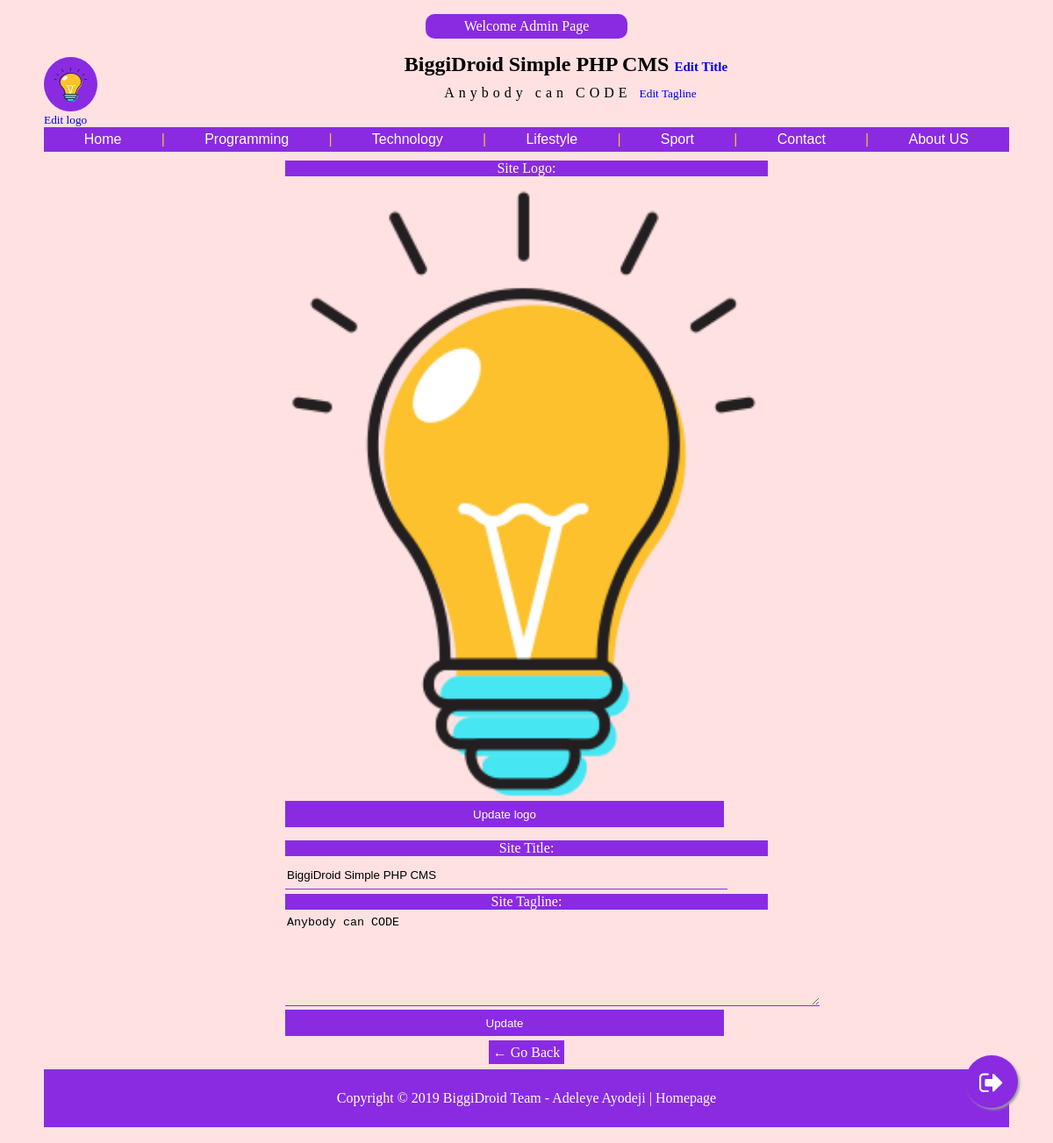
Screenshot of /admin/editsite.php?id=1 (signed in) with the database file from the repository.
### tables this page shows
CREATE TABLE `sitedetails` (
  `id` int(11) NOT NULL,
  `sitelogo` mediumtext,
  `sitetitle` mediumtext,
  `sitetagline` mediumtext
);

CREATE TABLE `post` (
  `id` int(11) NOT NULL,
  `search` varchar(10000) DEFAULT NULL,
  `category` longtext,
  `title` longtext,
  `text` longtext,
  `image` longtext,
  `date` varchar(10000) DEFAULT NULL
);

### admin/editsite.php (the view, shortened to what this page needs)
<?php
include 'include/header.php';
if (isset($_SESSION["admin"])) {
			$id = $_GET['id'];
			$query = mysqli_query($con, "SELECT * FROM sitedetails WHERE id='$id' ");
			$row = mysqli_fetch_assoc($query);
}else{
	header("location: login.php");
}
?>
	<form method="post" action="" enctype="multipart/form-data">
					<label>
                           <div style="margin: 0px;padding: 0px;">
                             <p>Site Logo:</p>
                            <img id="image" style="width: 100%;height: auto;cursor: pointer;margin-left:0px;" class="ui centered large image" src="../image/<?php echo $row["sitelogo"] ?>"/>
                          </div>
      		          </label>
      		          <input type="submit" name="updatelogo" value="Update logo">
     </form>
	<form method="post" action="">
					<p>Site Title:</p>
				    <input type="text" name="title" placeholder="Enter your title" value="<?php echo $row["sitetitle"] ?>">
      		          <p>Site Tagline:</p>
      		          <textarea name="text"><?php echo $row["sitetagline"] ?></textarea>
			<input type="submit" name="update" value="Update">
			<center style="margin-top: 5px;">
				<a style="font-family: calibri; background: blueviolet;padding: 5px;color: white;text-decoration: none;" href="javascript:history.go(-1)">&larr; Go Back</a>
			</center>
	</form>
<?php include 'include/footer.php'; ?>

### admin/include/header.php (shortened to what this page needs)
<?php session_start();
include '../include/db.php';
	$query = mysqli_query($con, "SELECT * FROM sitedetails");
	$row = mysqli_fetch_assoc($query);
?>
<!DOCTYPE html>
<html>
<head>
	<link rel="stylesheet" type="text/css" href="../css/style.css">
	<link rel="stylesheet" type="text/css" href="../css/font-awesome.css">
</head>
<body>
<div class="container">
		<?php if (isset($_SESSION["admin"])) { ?><p class="linktag"><a href="index.php">
	Welcome <?php echo $_SESSION["user"]; ?> </a></p><?php
}; ?>
	<div class="header">
		<div class="logo">
			<a href="../index.php"><img align="center" class="sitelogo" src="../image/<?php echo $row["sitelogo"] ?>"></a>
			<?php if (isset($_SESSION["admin"])) {
				echo "" ?>
				<br><small style="font-family: calibri;text-align: center;"><a href="editsite.php?id=<?php echo $row['id'] ?>">Edit logo</a></small>
				<?php
			"";} ?>
		</div>
		<div class="mainhead">
			<h2><?php echo $row["sitetitle"] ?>
				<?php if (isset($_SESSION["admin"])) {
				echo "" ?>
				<small style="font-family: calibri;text-align: center;font-size: 15px;"><a href="editsite.php?id=<?php echo $row['id'] ?>">Edit Title</a></small>
				<?php
			"";} ?>
			</h2>
			<span class="sitetagline"><?php echo $row["sitetagline"] ?>
				<?php if (isset($_SESSION["admin"])) {
				echo "" ?>
				<small style="font-family: calibri;letter-spacing: normal;"><a href="editsite.php?id=<?php echo $row['id'] ?>">Edit Tagline</a></small>
				<?php
			"";} ?>
			</span>
		</div>
		<br>
		<nav>
			<a href="#">Home</a> |
		<?php
		$query = mysqli_query($con, "SELECT * FROM post ORDER BY id ASC LIMIT 4");
		while ($row = mysqli_fetch_assoc($query)) {
			?>
			<a href="../include/category.php?category=<?php echo $row['category'] ?>"><?php echo $row["category"]; ?></a> |
			<?php
		} ?>
			<a href="#">Contact</a> |
			<a href="#">About US</a>
		</nav>
	</div>

### css/style.css (style rules this page uses)
body { font-family: arial; background: #ffe1e1; }
.container { margin-left: auto; margin-right: auto; width: 1100px; background: #ffe1e1; padding: 10px; padding-top: 0px; margin-top: 0px; }
.logo { width: 100px; float: left; }
.mainhead { text-align: center; }
.mainhead h2 { margin: 10px; font-family: cursive; }
.linktag { background: blueviolet; color: white; text-align: center; width: 20%; margin-right: auto; margin-left: auto; padding: 5px; border-radius: 10px; }
nav { display: inline-block; background: blueviolet; padding: 5px; color: #fcc12d; }
nav a { margin-right: 20px; margin-left: 20px; color: white; text-decoration: none; padding: 20.8px; }
form p { padding: 0px; margin: 0px; margin-bottom: 5px; background: blueviolet; color: white; text-align: center; }
form { font-family: calibri; }
form input { width: 500px; margin-bottom: 5px; }
form input[type="text"] { border: none; border-bottom: 1px solid blueviolet; outline: none; background: transparent; }
form input[type="submit"] { background: blueviolet; outline: none; border: none; color: white; padding: 5px; width: 500px; }
textarea { outline: none; border: 1px solid blueviolet; background: transparent; }
p { font-family: calibri; }
h2 { font-family: calibri; }
img { background-position: center top !important; }
.sitetagline { font-family: calibri; margin: 0px; margin-top: 0px; letter-spacing:5px; }
.sitelogo { height: 40px; width: 39px; background: #8a2be2; margin-top: 5px; padding: 10px; border-radius: 100%; border: 1px solid #8a2be2; }
a { text-decoration: none; }
.linktag a { color: white; }

### admin/editsite.php (style rules this page uses)
form { margin-right: auto; margin-left: auto; width: 50%; margin-top: 10px; margin-bottom: 10px; }
h2 { text-align: center; }
input { height: 30px; background: transparent; outline: none; border:none; border-bottom: 1px solid blueviolet; }
textarea { height: 100px; width: 110%; background: transparent; outline: none; border:none; border-bottom: 1px solid blueviolet; }

### rows the page displays
sitedetails: sitelogo (picture), sitetitle "BiggiDroid Simple PHP CMS", sitetagline "Anybody can CODE", title "BiggiDroid Simple PHP CMS", text "Anybody can CODE"
post: category "Programming"
post: category "Technology"
post: category "Lifestyle"
post: category "Sport"

### other values shown
$_SESSION["user"] "Admin Page"
